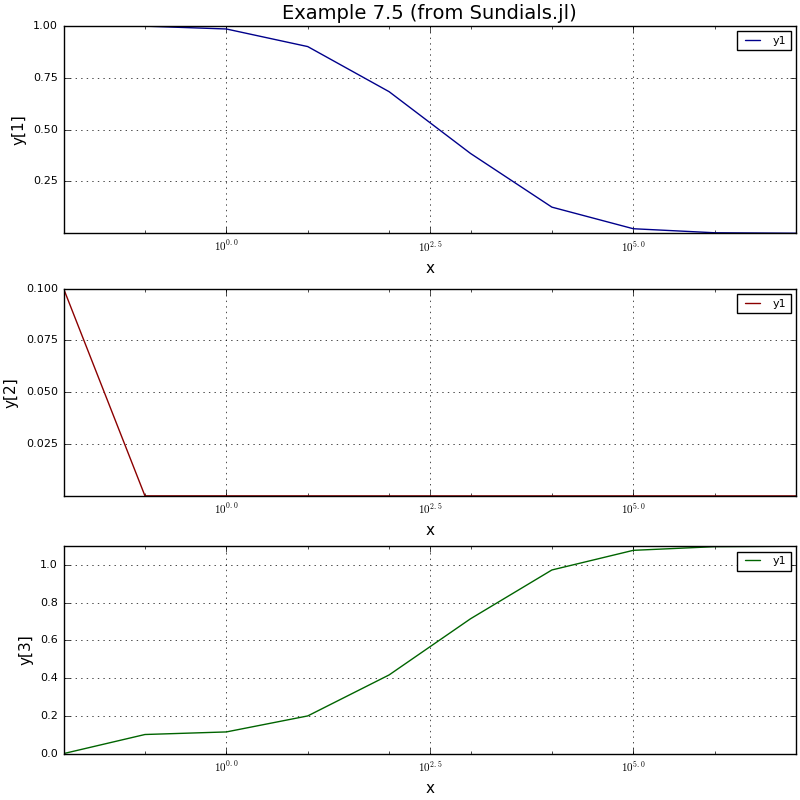

Reproduce this figure in Julia.
using Sundials, Plots
pyplot(size=(800,800))

old = pwd()
ProjDir = dirname(@__FILE__)
cd(ProjDir) #do

  ## f routine. Compute function f(t,y).

  function f(t, y, ydot)
      ydot[1] = -0.04*y[1] + 1.0e4*y[2]*y[3]
      ydot[3] = 3.0e7*y[2]*y[2]
      ydot[2] = -ydot[1] - ydot[3]
  end
  
  #t = [0.0, 4 * logspace(-1., 7., 9)]
  t = [0.01, 0.1, 1.0, 10.0, 100.0, 1000.0, 10000.0, 100000.0, 1.0e6, 1.0e7]
  res = Sundials.cvode(f, [1.0, 0.1, 0.0], t)
  res |> display
  println()

  p1 = plot(t, res[:,1], color=:darkblue,
    xlabel="x", xscale=:log10, ylabel="y[1]",
    title="Example 7.5 (from Sundials.jl)"
    )
  p2 = plot(t, res[:,2], color=:darkred,
    xlabel="x", xscale=:log10, ylabel="y[2]"
    )
  p3 = plot(t, res[:,3], color=:darkgreen,
    xlabel="x", xscale=:log10, ylabel="y[3]"
    )
  
  plot(p1, p2, p3, layout=(3, 1))
  savefig("Sundials02.png")
  gui()

  #end